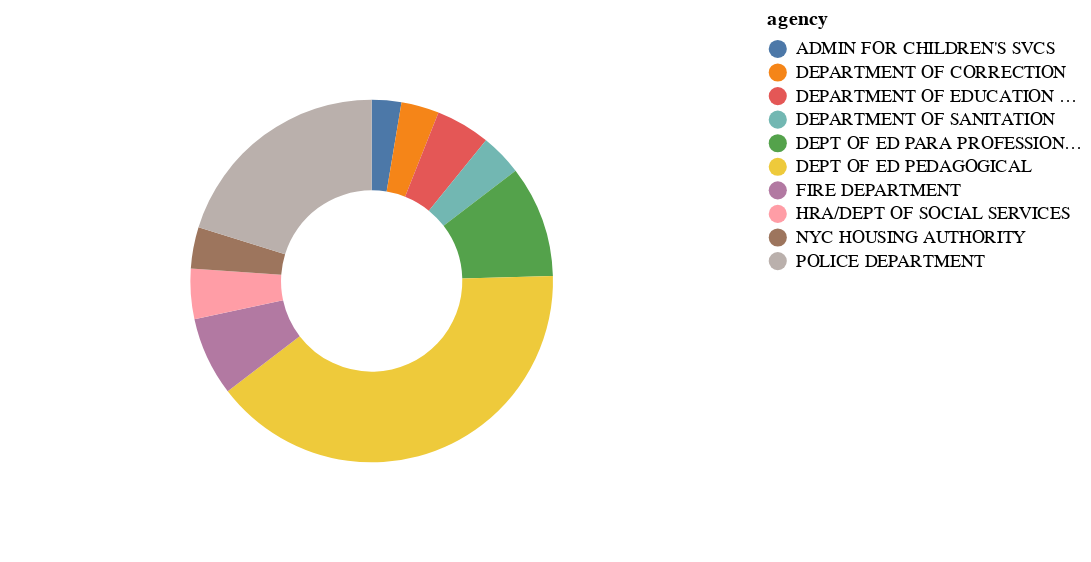

Notebook cell for this chart:
### Markdown cell above
## Sunburst Diagram

One way to think about a sunburst diagram is that it is basically a set of nested donut diagrams. The donut diagrams visualize the same data at different hierarchies.  Since our data contains two hierarchies, we only need to create two donut diagrams.

### Code cell
inner_ring = alt.Chart(salary_by_agency).mark_arc(innerRadius=50, outerRadius=100)\
.encode(theta="count:Q", 
        color="agency:N", 
        tooltip=['agency', 'mean'],
        order="agency")
inner_ring

### Figure 1 — Vega-Lite specification as saved in the notebook (floating-point values rounded to 4 significant figures)
{"config": {"view": {"continuousWidth": 400, "continuousHeight": 300}}, "data": {"name": "data-d8cb3723d9d6c1515d216bd9d73cbc82"}, "mark": {"type": "arc", "innerRadius": 50, "outerRadius": 100}, "encoding": {"color": {"field": "agency", "type": "nominal"}, "order": {"field": "agency", "type": "nominal"}, "theta": {"field": "count", "type": "quantitative"}, "tooltip": [{"field": "agency", "type": "nominal"}, {"field": "mean", "type": "quantitative"}]}, "$schema": "https://vega.github.io/schema/vega-lite/v4.17.0.json", "datasets": {"data-d8cb3723d9d6c1515d216bd9d73cbc82": [{"agency": "ADMIN FOR CHILDREN'S SVCS", "count": 6188, "mean": 71300.0}, {"agency": "DEPARTMENT OF CORRECTION", "count": 7914, "mean": 87620.0}, {"agency": "DEPARTMENT OF EDUCATION ADMIN", "count": 11388, "mean": 75280.0}, {"agency": "DEPARTMENT OF SANITATION", "count": 8757, "mean": 79350.0}, {"agency": "DEPT OF ED PARA PROFESSIONALS", "count": 23366, "mean": 40260.0}, {"agency": "DEPT OF ED PEDAGOGICAL", "count": 93986, "mean": 100700.0}, {"agency": "FIRE DEPARTMENT", "count": 16474, "mean": 82850.0}, {"agency": "HRA/DEPT OF SOCIAL SERVICES", "count": 10542, "mean": 61580.0}, {"agency": "NYC HOUSING AUTHORITY", "count": 8644, "mean": 58820.0}, {"agency": "POLICE DEPARTMENT", "count": 47424, "mean": 76660.0}]}}
